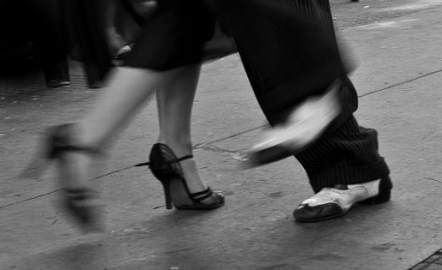
#> input picture images/Ella Fitzgerald - Ive got a crush on you (Lyrics).jpg, 442 x 270 px, found by its file name; its folder holds only this picture in this run
$ python convert.py
#> lines starting #> are read from the running program, lines starting #| are printed output that depends on the picture
import cv2
import os
from mutagen.mp3 import MP3
import numpy as np
# Define the codec and create VideoWriter object
fourcc = cv2.VideoWriter_fourcc(*'mp4v')
fps = 15.0
width, height = 1280, 720
out = cv2.VideoWriter('output.mp4', fourcc, fps, (width, height))

# Path to the directory containing the images
path = 'C:/Users/Aouub/Desktop/YT_Downloader/images'
audio_path = 'C:/Users/Aouub/Desktop/YT_Downloader/mp3'

# Iterate over the files in the directory
for filename in sorted(os.listdir(path)):
    if filename.endswith('.jpg') or filename.endswith('.png'):
        # Read the image
        img = cv2.imread(os.path.join(path, filename))
#> img is the input picture: shape (270, 442, 3); min 0, max 244, mean 87

        # Get the image dimensions
        img_height, img_width, _ = img.shape
#> img_height = 270; img_width = 442

        # Calculate the aspect ratios
        video_aspect_ratio = width / height
        img_aspect_ratio = img_width / img_height
#> img_aspect_ratio = 1.64

        # If the image is wider than the video, resize it based on the video width
        if img_aspect_ratio > video_aspect_ratio:
            new_width = width
            new_height = int(new_width / img_aspect_ratio)
        # Otherwise, resize it based on the video height
        else:
            new_height = height
            new_width = int(new_height * img_aspect_ratio)
#> new_width = 1178

        # Resize the image to fit within the video dimensions
        img = cv2.resize(img, (new_width, new_height))
#> img: shape (720, 1178, 3)

        # Calculate the padding to center the image within the video frame
        h_padding = (width - new_width) // 2
#> h_padding = 51
        v_padding = (height - new_height) // 2

        # Create a black background to fill the video frame
        bg = np.zeros((height, width, 3), dtype=np.uint8)

        # Paste the resized image onto the black background with padding
        bg[v_padding:v_padding+new_height, h_padding:h_padding+new_width] = img
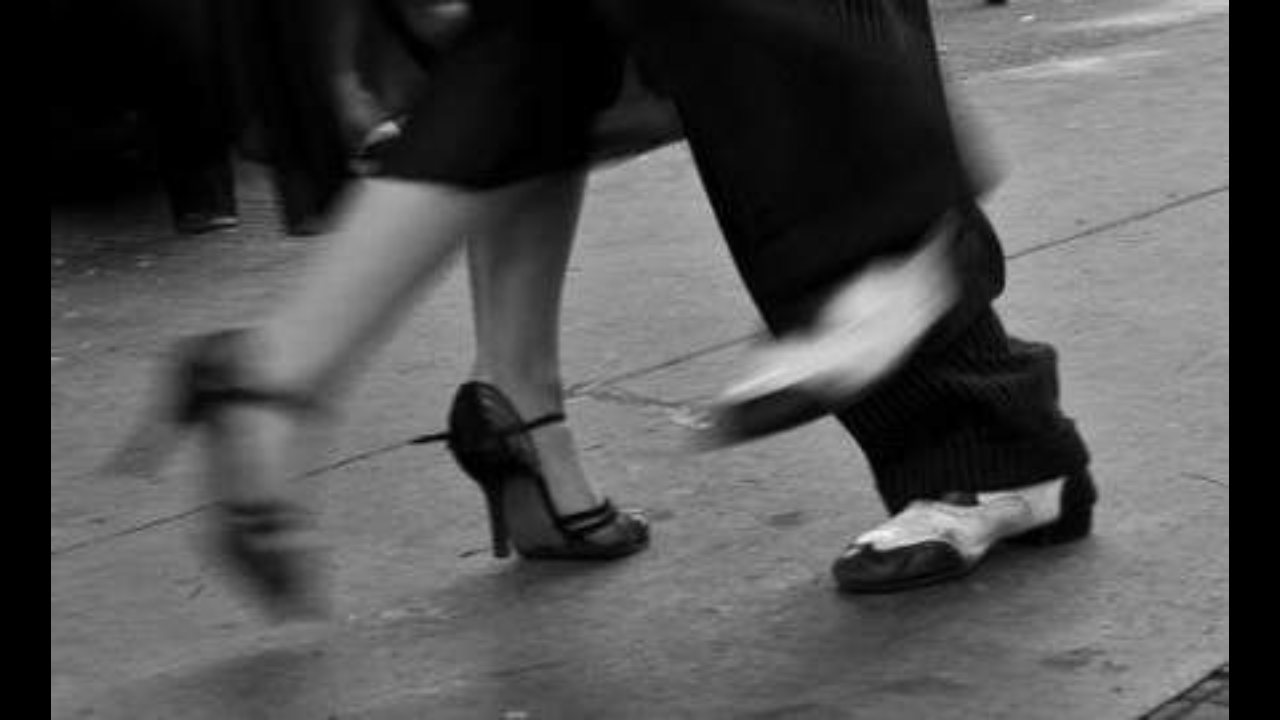
#> bg: shape (720, 1280, 3); min 0, max 243, mean 80

        # Get the duration of the corresponding audio file
        audio_filename = os.path.splitext(filename)[0] + '.mp3'
        audio_file = os.path.join(audio_path, audio_filename)
#> (the run stopped early here; a loop or call above may not have finished)

$ run again, on images/WONDERFUL! WONDERFUL! - (Johnny MathisLyrics).jpg
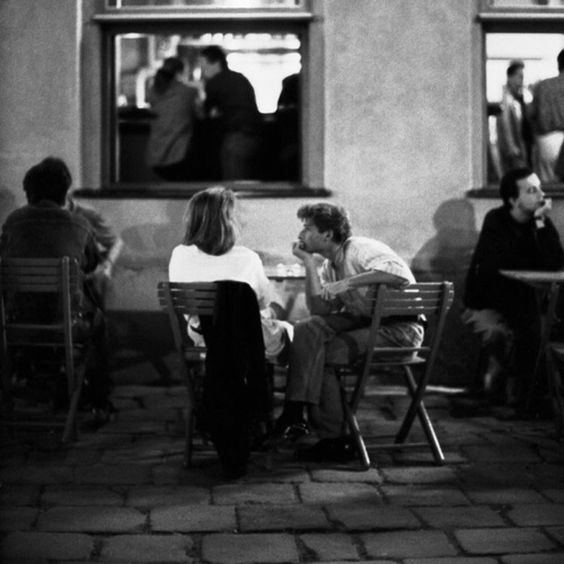
#> input picture images/WONDERFUL! WONDERFUL! - (Johnny MathisLyrics).jpg, 564 x 564 px, found by its file name
#> img is the input picture: shape (564, 564, 3); min 0, max 255, mean 72.4
#> img: shape (720, 720, 3)
#> `bg[v_padding:v_padding+new_height, h_padding:h_padding+new_width] = img`:
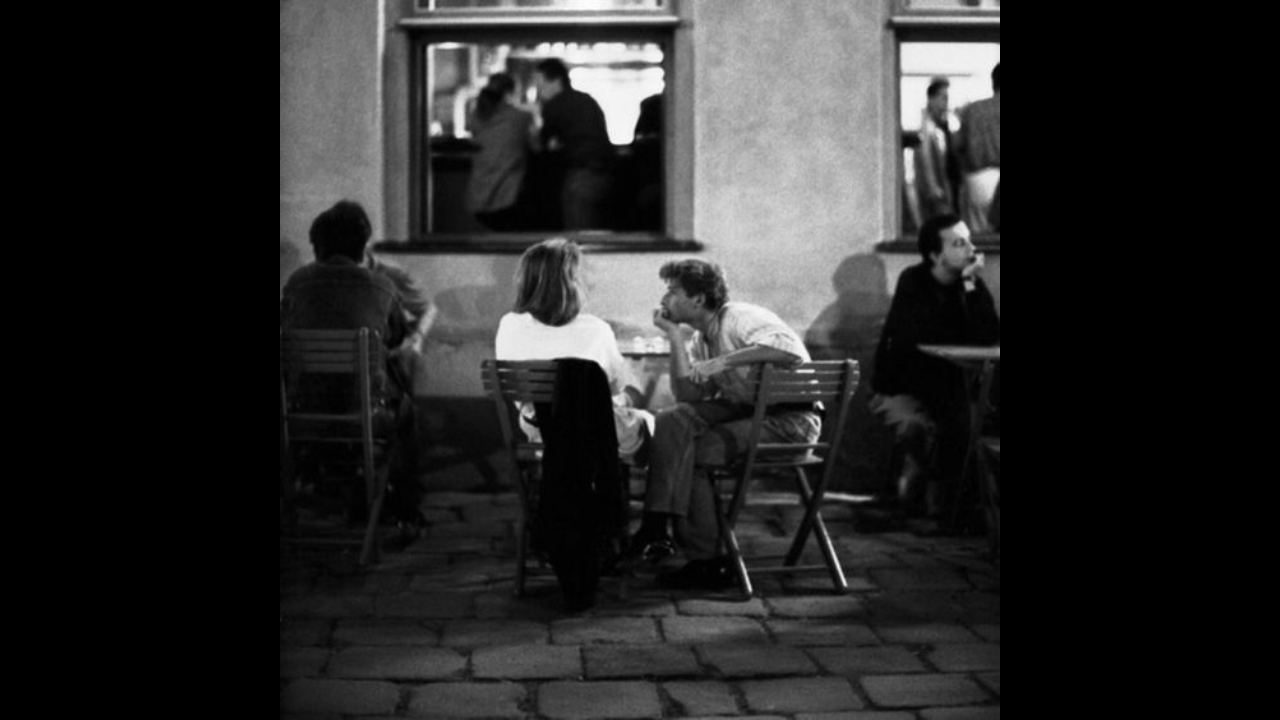
#> bg: shape (720, 1280, 3); min 0, max 255, mean 40.6

$ run again, on images/I Dont Want To Set The World On Fire-The Ink Spots.jpg
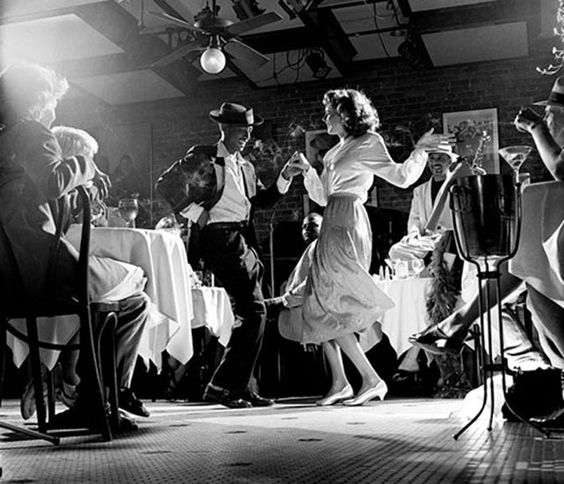
#> input picture images/I Dont Want To Set The World On Fire-The Ink Spots.jpg, 564 x 484 px, found by its file name
#> img is the input picture: shape (484, 564, 3); min 0, max 255, mean 89.6
#> img: shape (720, 839, 3)
#> `bg[v_padding:v_padding+new_height, h_padding:h_padding+new_width] = img`:
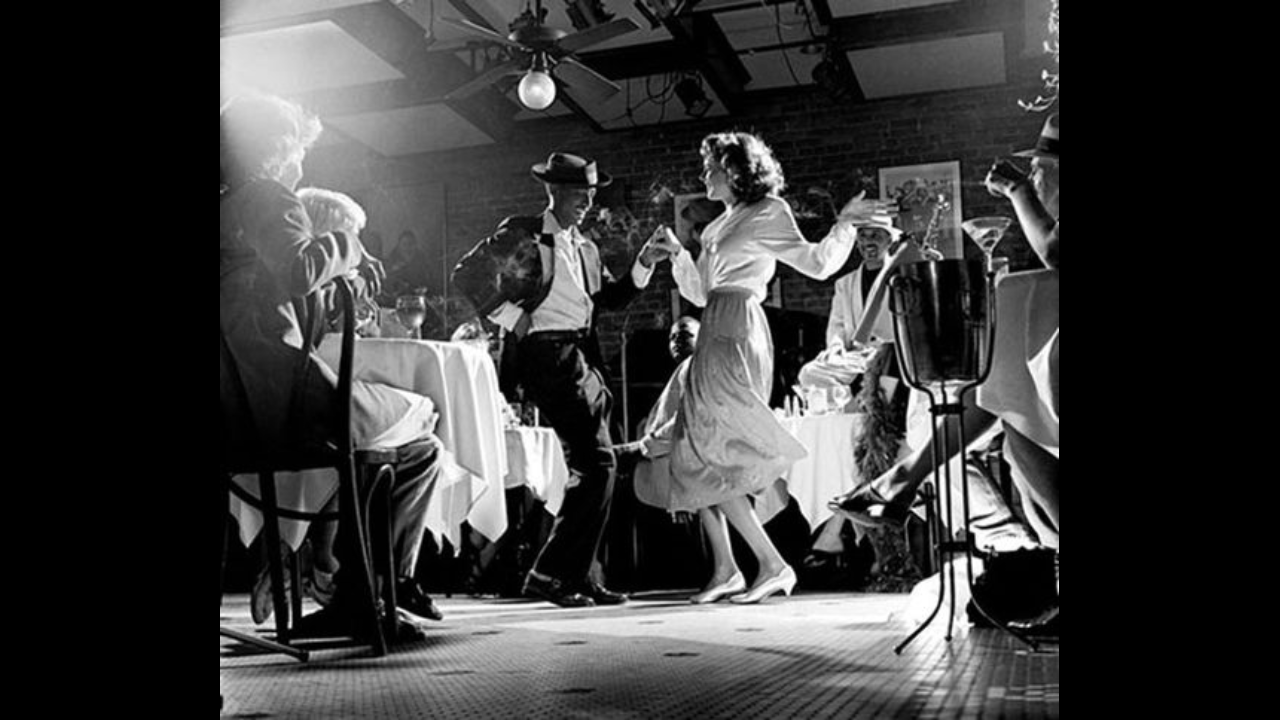
#> bg: shape (720, 1280, 3); min 0, max 255, mean 58.6

$ run again, on images/Vera Lynn - Well Meet Again.jpg
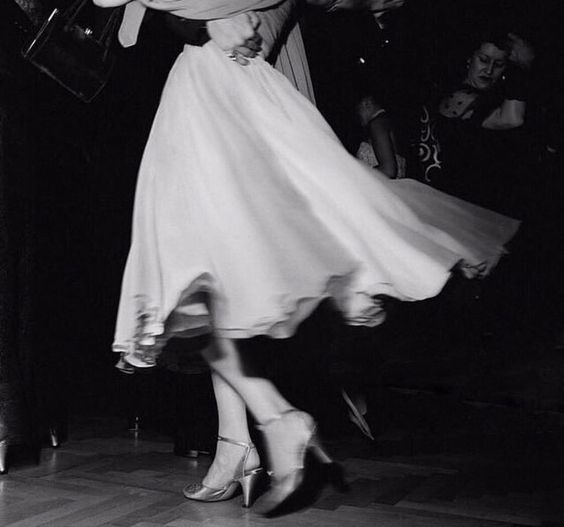
#> input picture images/Vera Lynn - Well Meet Again.jpg, 564 x 527 px, found by its file name
#> img is the input picture: shape (527, 564, 3); mean B, G, R 65.7, 62.5, 64.5
#> img: shape (720, 770, 3)
#> `bg[v_padding:v_padding+new_height, h_padding:h_padding+new_width] = img`:
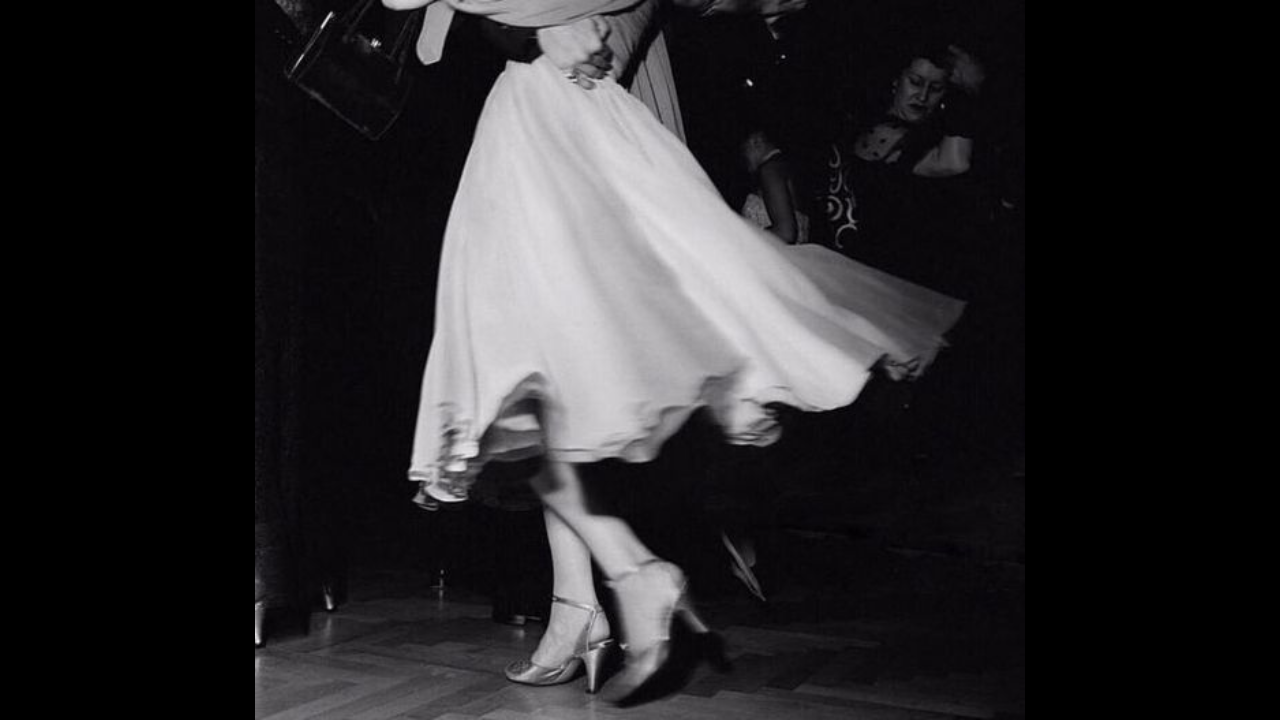
#> bg: shape (720, 1280, 3); mean B, G, R 39.5, 37.5, 38.7
